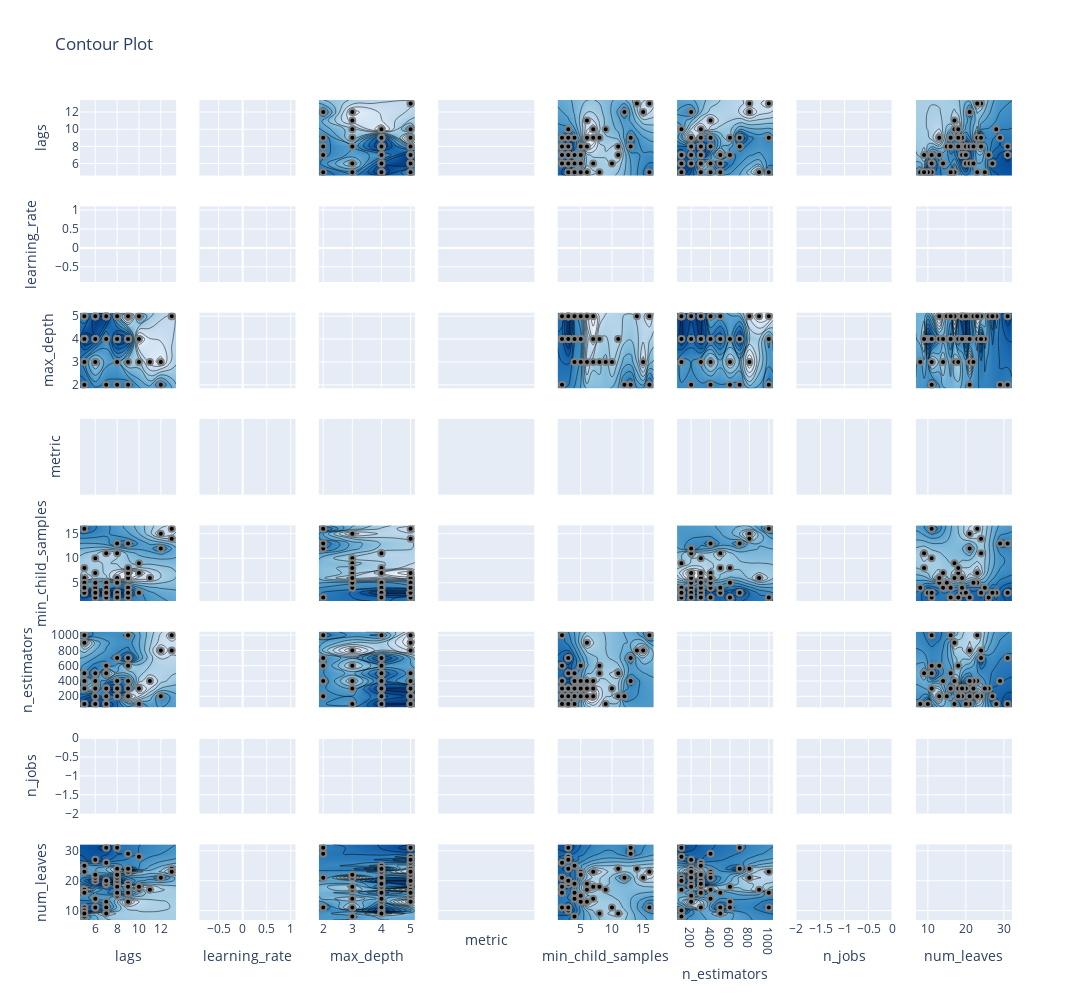

The code cell stored with this chart in its notebook:
### Code cell
example_location = 'US'

fig = plot_contour(locations_studies[example_location])
fig.update_layout(width=1200, height=1000)
fig.show(config=plotly_config)
